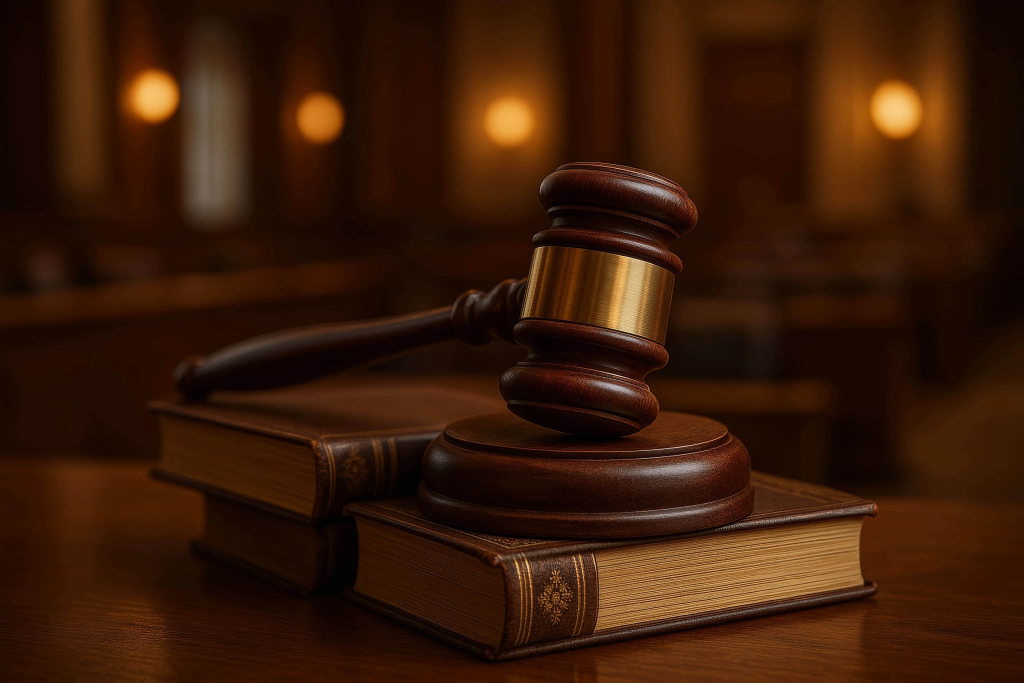
#> input picture assets/img/hero-carousel/hero-carousel-1.webp, 6144 x 4096 px, found by its file name (shown at 1/6 size)
$ python create_responsive_images.py
#> lines starting #> are read from the running program, lines starting #| are printed output that depends on the picture
"""
سكربت لإنشاء نسخ مصغرة من صور Hero للموبايل
هذا سيحسن LCP على الموبايل بشكل كبير
"""

from PIL import Image
import os

# المجلد الأساسي
base_dir = r"d:\Programs\Androide\websites\MishalCo\assets\img\hero-carousel"

# أحجام مختلفة للموبايل
sizes = {
    'mobile': (768, 432),    # للموبايل
    'tablet': (1024, 576),   # للتابلت
    # الحجم الأصلي 1920x1080 للكمبيوتر
}

# قائمة الصور
images = [
    'hero-carousel-1.webp',
    'hero-carousel-2.webp',
    'hero-carousel-3.webp',
    'hero-carousel-4.webp',
    'hero-carousel-5.webp'
]

print("="*60)
print("🖼️  إنشاء نسخ مصغرة للصور - Responsive Images")
print("="*60)
print()

total_saved = 0

for img_name in images:
    img_path = os.path.join(base_dir, img_name)

    if not os.path.exists(img_path):
        print(f"⊘ {img_name} - not found")
        continue

    try:
        # فتح الصورة
        img = Image.open(img_path)
#> img is the input picture: PIL image 6144x4096 RGB; mean R, G, B 57.8, 26.8, 8.4
        original_size = os.path.getsize(img_path)

        print(f"📸 {img_name}")
        print(f"   Original: {img.size[0]}x{img.size[1]} ({original_size/1024:.1f} KB)")
#|    Original: 6144x4096 (696.7 KB)

        # إنشاء نسخ مصغرة
        for size_name, (width, height) in sizes.items():
            # اسم الملف الجديد
            base_name = img_name.replace('.webp', '')
            new_name = f"{base_name}-{size_name}.webp"
            new_path = os.path.join(base_dir, new_name)

            # تصغير الصورة
            resized = img.copy()
            resized.thumbnail((width, height), Image.Resampling.LANCZOS)

            # حفظ بجودة 80%
            resized.save(new_path, 'WEBP', quality=80, method=6)

            new_size = os.path.getsize(new_path)
            saved = original_size - new_size
            total_saved += saved

            print(f"   ✓ {size_name}: {resized.size[0]}x{resized.size[1]} ({new_size/1024:.1f} KB) - saved {saved/1024:.1f} KB")
#> this loop made 2 passes
#> pass 1, `resized.save(new_path, 'WEBP', quality=80, method=6)`:
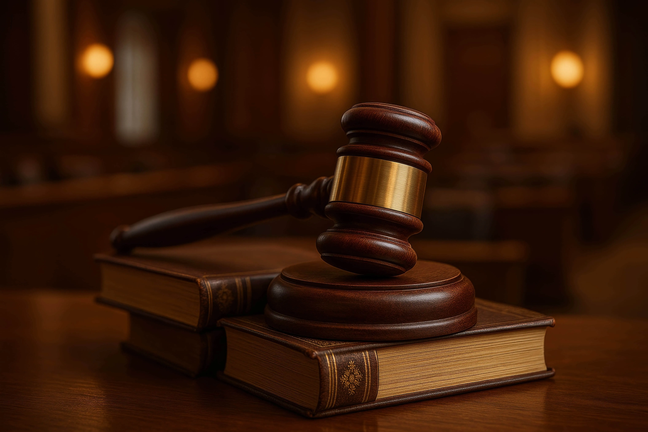
#> saved as hero-carousel-1-mobile.webp: PIL image 648x432 RGB; mean R, G, B 57.8, 26.8, 8.5
#> after the loop, total_saved = 1390192

        print()

    except Exception as e:
        print(f"❌ Error: {img_name} - {e}")
        print()
#> pass 2 of the loop `for img_name in images:`:
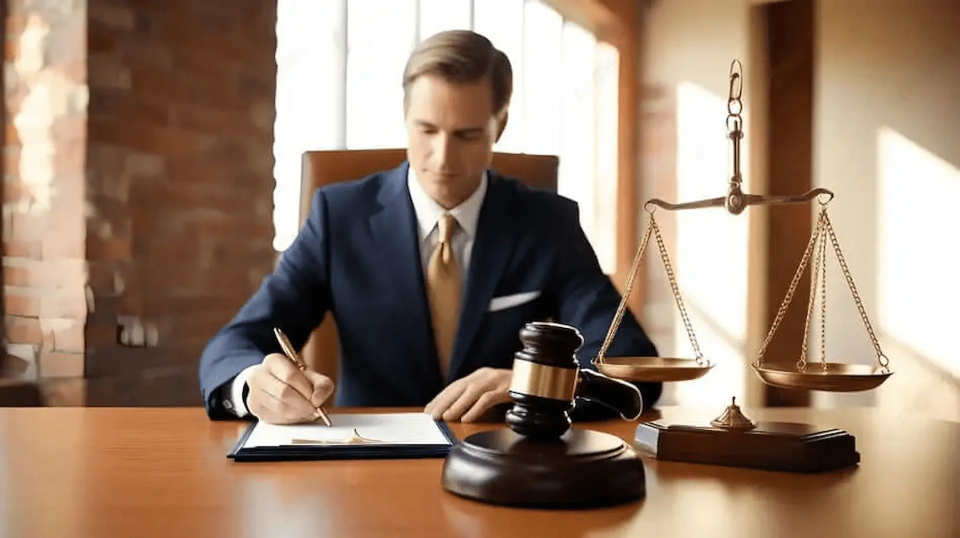
#> input picture assets/img/hero-carousel/hero-carousel-2.webp, 1920 x 1076 px, found by its file name (shown at 1/2 size)
#> img is the input picture: PIL image 1920x1076 RGB; mean R, G, B 152, 127.7, 108.9
#> original_size = 70278
#|    Original: 1920x1076 (68.6 KB)
#> the loop `for size_name, (width, height) in sizes.items():` made 2 passes
#> (new_size, saved, total_saved) on passes 1 to 2: (23220, 47058, 1437250), (32556, 37722, 1474972)
#> (printed output is left out)
#> pass 1, `resized.save(new_path, 'WEBP', quality=80, method=6)`:
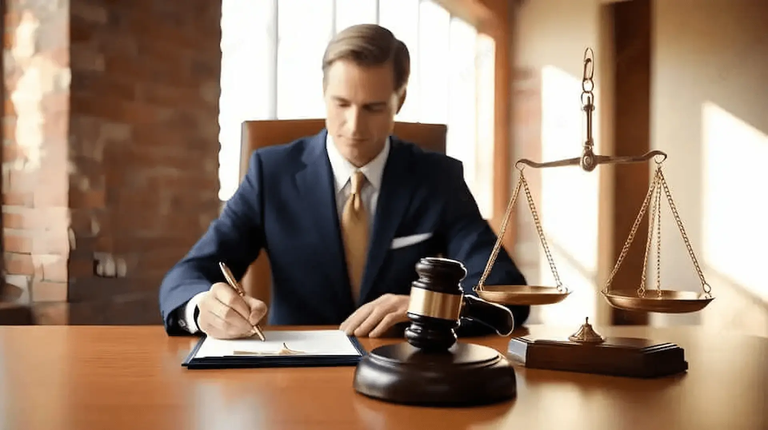
#> saved as hero-carousel-2-mobile.webp: PIL image 768x430 RGB; mean R, G, B 151.9, 127.7, 108.9
#> pass 2, `resized.save(new_path, 'WEBP', quality=80, method=6)`:
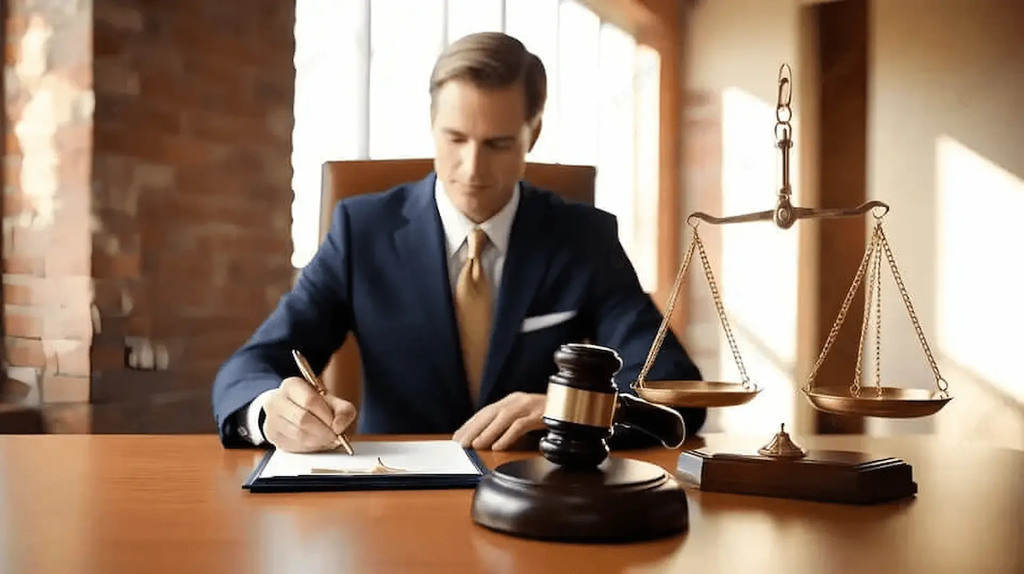
#> saved as hero-carousel-2-tablet.webp: PIL image 1024x574 RGB; mean R, G, B 151.9, 127.7, 108.9
#> after the loop `for size_name, (width, height) in sizes.items():`: total_saved = 1474972
#> pass 3 of the loop `for img_name in images:`:
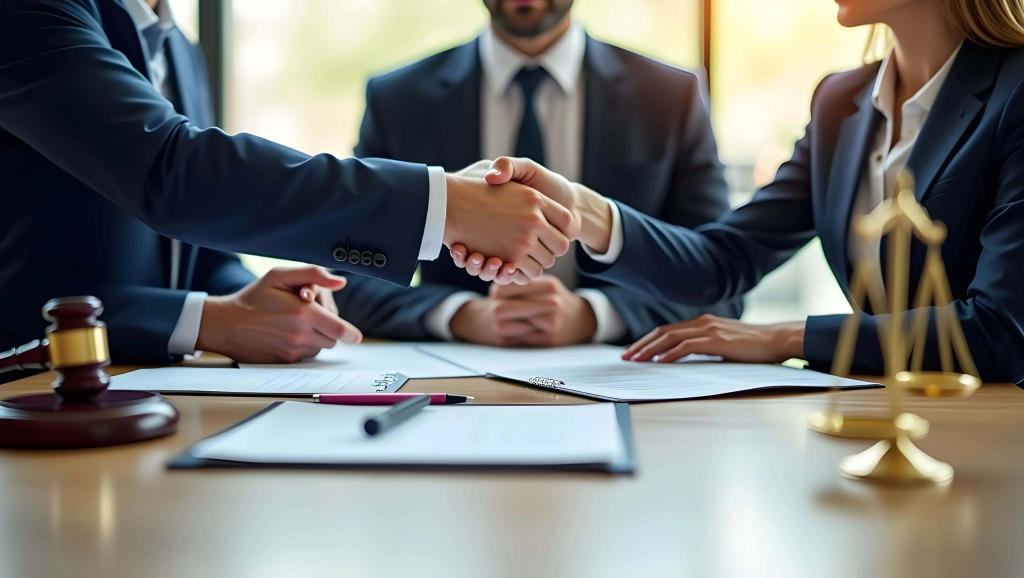
#> input picture assets/img/hero-carousel/hero-carousel-3.webp, 4096 x 2312 px, found by its file name (shown at 1/4 size)
#> img is the input picture: PIL image 4096x2312 RGB; mean R, G, B 117.7, 118.3, 115.1
#> original_size = 191556
#|    Original: 4096x2312 (187.1 KB)
#> the loop `for size_name, (width, height) in sizes.items():` made 2 passes
#> (new_size, saved, total_saved) on passes 1 to 2: (25464, 166092, 1641064), (34706, 156850, 1797914)
#> (printed output is left out)
#> pass 1, `resized.save(new_path, 'WEBP', quality=80, method=6)`:
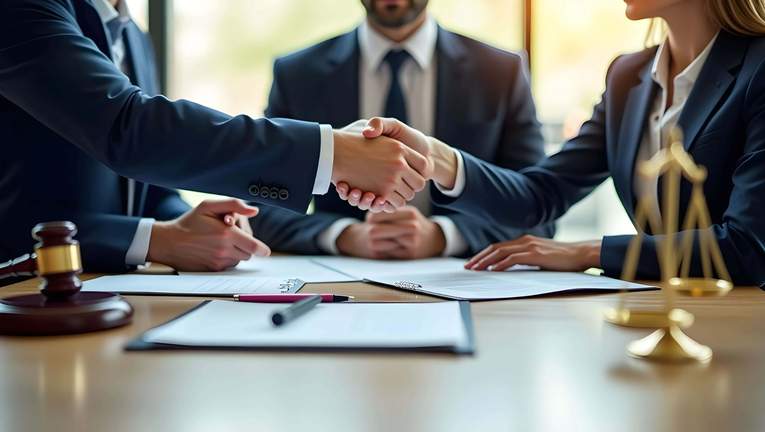
#> saved as hero-carousel-3-mobile.webp: PIL image 765x432 RGB; mean R, G, B 117.8, 118.4, 115.1
#> pass 2, `resized.save(new_path, 'WEBP', quality=80, method=6)`:
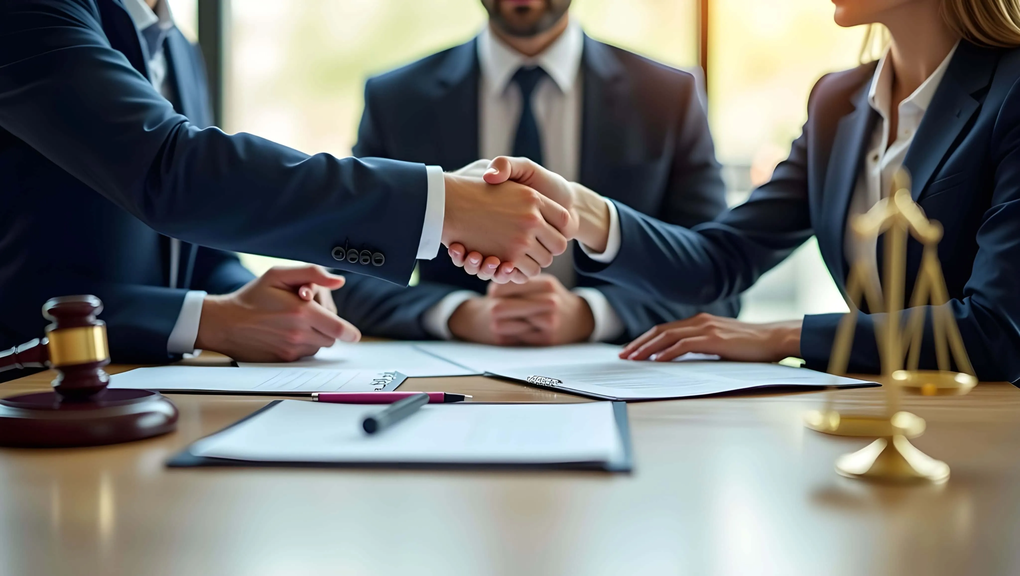
#> saved as hero-carousel-3-tablet.webp: PIL image 1020x576 RGB; mean R, G, B 117.8, 118.4, 115.1
#> after the loop `for size_name, (width, height) in sizes.items():`: total_saved = 1797914
#> the loop made 5 passes; the first 3 are shown

print("="*60)
print(f"✅ Total space saved: {total_saved/1024/1024:.2f} MB")
print("="*60)
print()
print("🎯 Next steps:")
print("   1. Update index.html to use responsive images")
print("   2. Test on mobile devices")
print("   3. Re-test on Google PageSpeed")
print("="*60)
